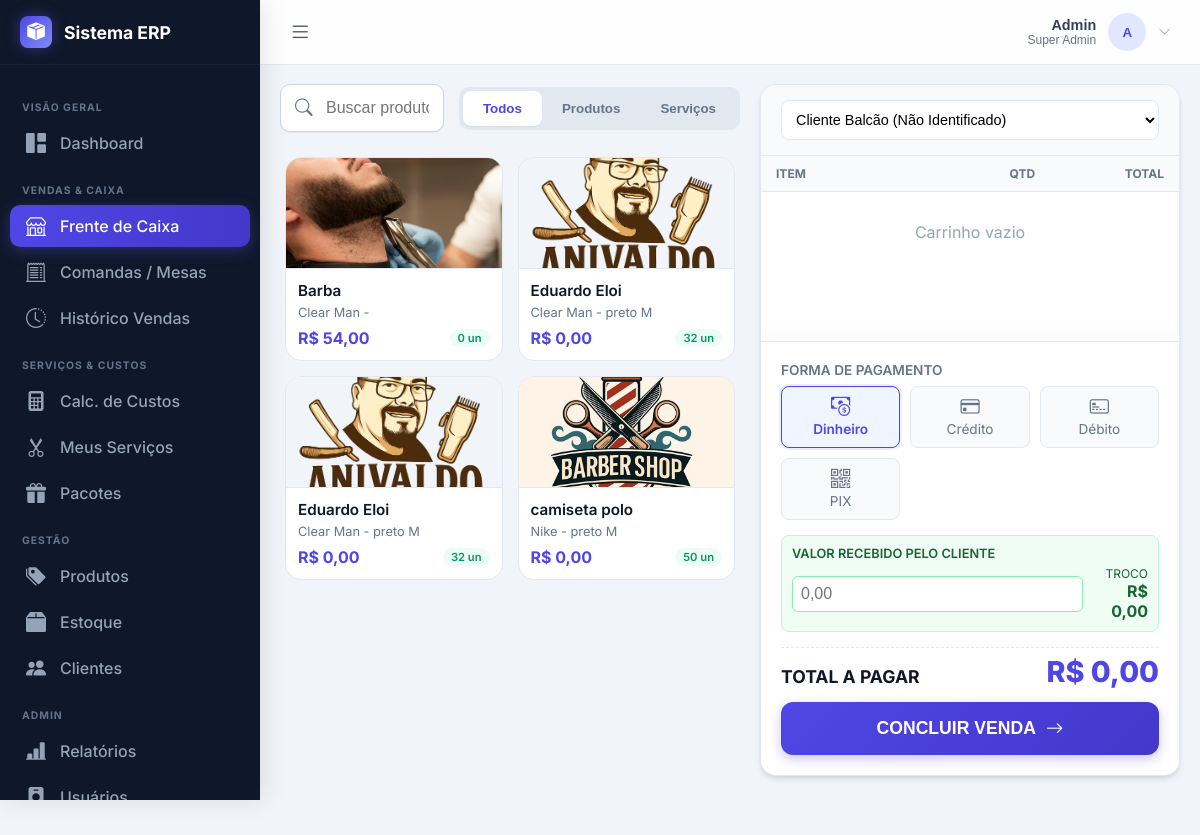
The app's page /pages/pdv/pdv.php (signed in), older data.
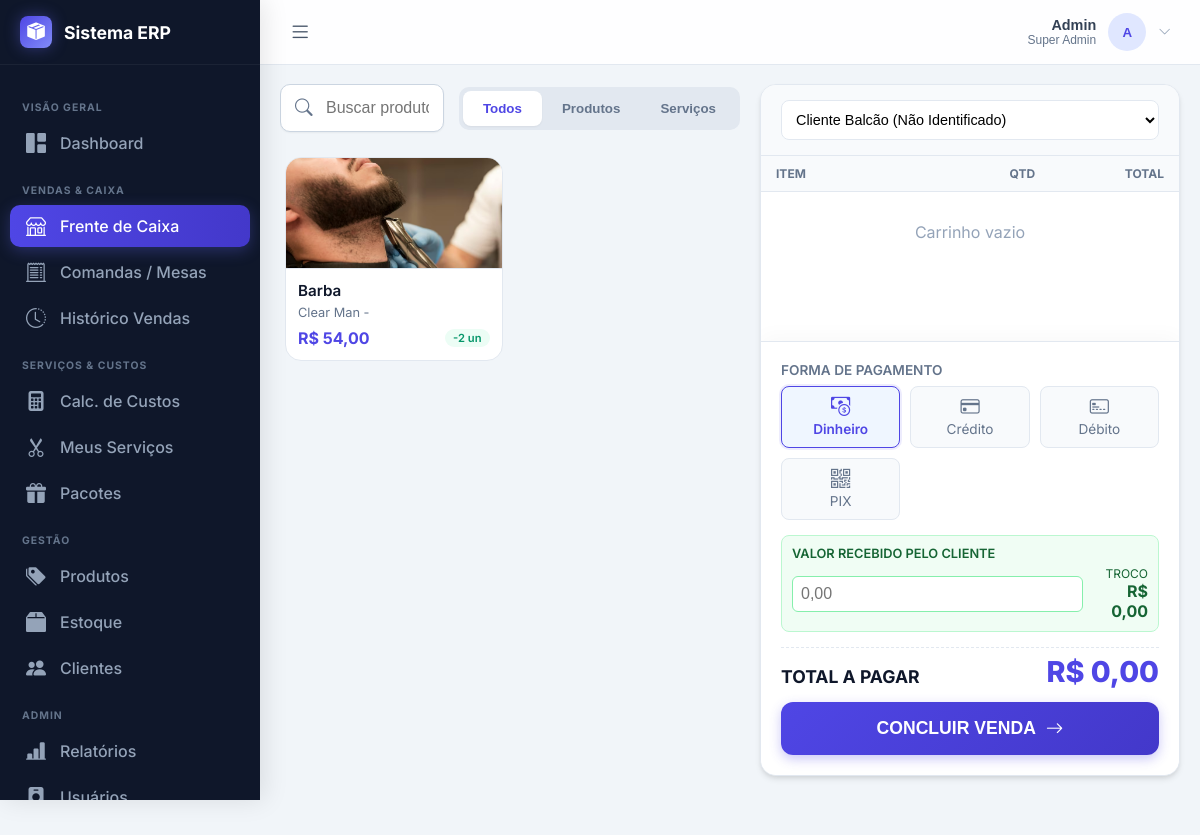
The same page, newer data.
### tables this page shows
CREATE TABLE produtos_variacoes (
    id INTEGER PRIMARY KEY AUTOINCREMENT,
    produto_id INTEGER,
    cor TEXT,
    tamanho TEXT,
    peso REAL,
    estoque INTEGER DEFAULT 0, preco REAL DEFAULT 0, owner_id INTEGER NOT NULL DEFAULT 1, preco_venda REAL DEFAULT 0, preco_custo REAL DEFAULT 0,
    FOREIGN KEY(produto_id) REFERENCES produtos(id) ON DELETE CASCADE
);

CREATE TABLE produtos (
    id INTEGER PRIMARY KEY AUTOINCREMENT,
    nome TEXT NOT NULL,
    marca TEXT,
    modelo TEXT,
    descricao TEXT,
    tipo_produto TEXT,
    codigo_barras TEXT,
    estoque_minimo INTEGER DEFAULT 5,
    tem_validade INTEGER DEFAULT 0, -- 0: Não, 1: Sim
    data_validade DATE,
    ativo INTEGER DEFAULT 1,
    auto_desativar INTEGER DEFAULT 0, -- Se estoque acabar, desativa
    imagem_capa TEXT,
    data_cadastro DATETIME DEFAULT CURRENT_TIMESTAMP
, owner_id INTEGER NOT NULL DEFAULT 1, preco REAL DEFAULT 0, desconto REAL DEFAULT 0, preco_venda REAL DEFAULT 0, preco_custo REAL DEFAULT 0);

### pages/pdv/pdv.php (the view, shortened to what the changed rows need)
<?php
require_once '../../includes/banco-dados/db.php';
include_once '../../includes/menu.php';
$pdo->exec("CREATE TABLE IF NOT EXISTS vendas (
    id INTEGER PRIMARY KEY AUTOINCREMENT,
    data_venda DATETIME DEFAULT CURRENT_TIMESTAMP,
    cliente_id INTEGER,
    nome_cliente TEXT,
    cpf_cliente TEXT,
    valor_total REAL,
    forma_pagamento TEXT,
    valor_recebido REAL,
    troco REAL,
    observacoes TEXT
)");
$pdo->exec("CREATE TABLE IF NOT EXISTS vendas_itens (
    id INTEGER PRIMARY KEY AUTOINCREMENT,
    venda_id INTEGER,
    produto_id INTEGER,
    variacao_id INTEGER,
    nome_produto TEXT,
    cor TEXT,
    tamanho TEXT,
    quantidade INTEGER,
    preco_unit REAL,
    subtotal REAL,
    FOREIGN KEY(venda_id) REFERENCES vendas(id) ON DELETE CASCADE
)");
$sqlProd = "SELECT p.id, p.nome, p.marca, p.imagem_capa, p.preco_venda as preco,
            v.id as var_id, v.cor, v.tamanho, v.estoque, v.preco_venda as var_preco
            FROM produtos p
            LEFT JOIN produtos_variacoes v ON v.produto_id = p.id
            WHERE p.ativo = 1
            ORDER BY p.nome";
$produtos = $pdo->query($sqlProd)->fetchAll(PDO::FETCH_ASSOC);
?>
<!DOCTYPE html>
<html lang="pt-br">
<head>
    <link rel="stylesheet" href="https://cdn.jsdelivr.net/npm/bootstrap-icons@1.11.3/font/bootstrap-icons.min.css">
</head>
<body>
<main class="pdv-wrapper">
    <section class="catalog-panel">
        <div class="items-grid" id="gridItens">
            <?php foreach($produtos as $p):
                $img = !empty($p['imagem_capa']) ? '../../assets/uploads/produtos/'.$p['imagem_capa'] : 'https://via.placeholder.com/200x120?text=IMG';
                $precoShow = !empty($p['var_preco']) ? $p['var_preco'] : $p['preco'];
                $searchData = strtolower($p['nome'].' '.$p['marca'].' '.$p['cor'].' '.$p['tamanho']);
            ?>
            <div class="item-card" data-tipo="produto" data-search="<?php echo $searchData; ?>"
                 onclick="addItem({
                     id: '<?php echo $p['id']; ?>',
                     varId: '<?php echo $p['var_id']; ?>',
                     nome: '<?php echo addslashes($p['nome']); ?>',
                     meta: '<?php echo addslashes($p['cor'].' '.$p['tamanho']); ?>',
                     preco: <?php echo $precoShow ?: 0; ?>,
                     estoque: <?php echo $p['estoque']; ?>,
                     tipo: 'produto'
                 })">
                <img src="<?php echo $img; ?>" class="card-img">
                <div class="card-body">
                    <div class="card-title"><?php echo htmlspecialchars($p['nome']); ?></div>
                    <div class="card-sub"><?php echo htmlspecialchars($p['marca'].' - '.$p['cor'].' '.$p['tamanho']); ?></div>
                    <div class="card-footer">
                        <span class="price-tag">R$ <?php echo number_format($precoShow, 2, ',', '.'); ?></span>
                        <span class="stock-badge"><?php echo $p['estoque']; ?> un</span>
                    </div>
                </div>
            </div>
            <?php endforeach; ?>
        </div>
    </section>
    <form class="cart-panel" method="POST" id="formVenda" onsubmit="return validarVenda()">
        <div class="cart-items-container">
            <table class="cart-table">
                <thead>
                    <tr>
                        <th style="width: 50%;">Item</th>
                        <th style="width: 25%; text-align: center;">Qtd</th>
                        <th style="width: 25%; text-align: right;">Total</th>
                    </tr>
                </thead>
            </table>
        </div>
    </form>
</main>
</body>
</html>

Row changes from the older to the newer data that the page shows:
removed produtos_variacoes: produto.imagem_capa (picture), produto.nome "Eduardo Eloi", produto+cor+tamanho "Clear Man - preto M", preco_venda.preco_venda "0,00", estoque "32"
removed produtos_variacoes: produto.imagem_capa (picture), produto.nome "Eduardo Eloi", produto+cor+tamanho "Clear Man - preto M", preco_venda.preco_venda "0,00", estoque "32"
removed produtos_variacoes: produto.imagem_capa (picture), produto.nome "camiseta polo", produto+cor+tamanho "Nike - preto M", preco_venda.preco_venda "0,00", estoque "50"
changed produtos_variacoes "Clear Man -": estoque "0" → "-2"
